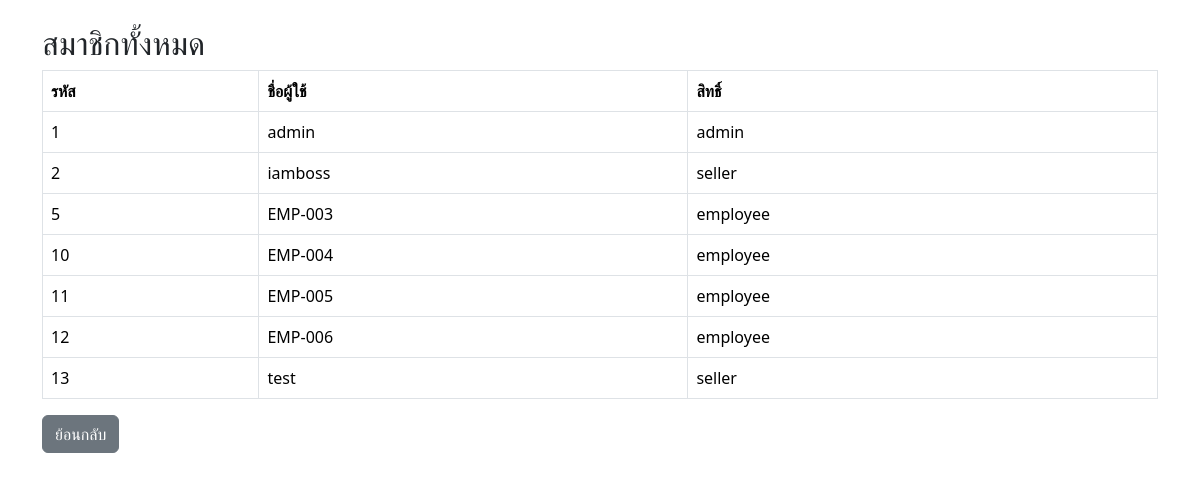
Before: /Devolper/member_list.php (signed in) with the older database file.
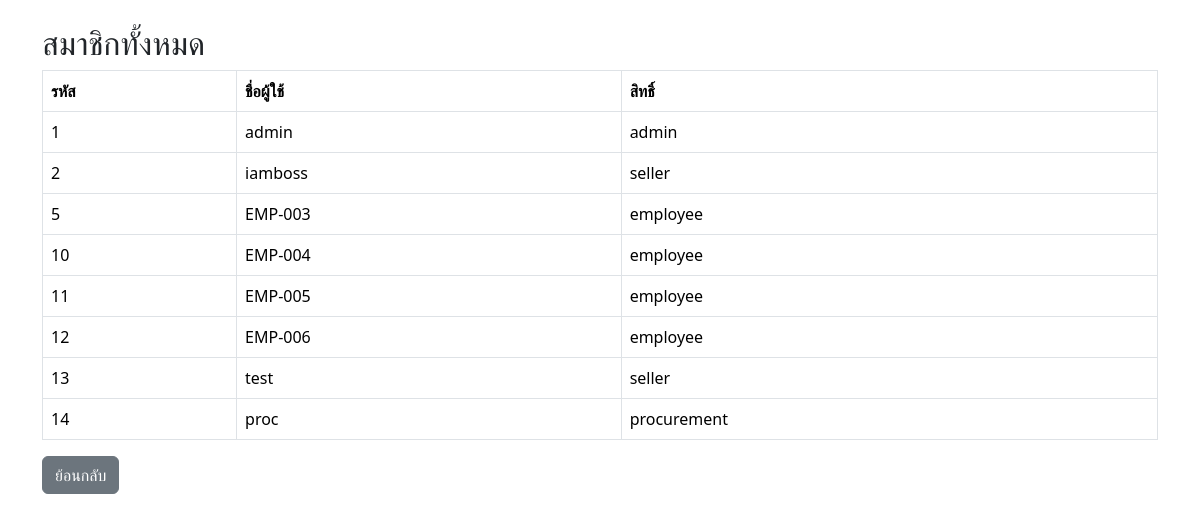
After: the same page with the newer database file.
### tables this page shows
CREATE TABLE `users` (
  `id` int(11) NOT NULL,
  `username` varchar(50) NOT NULL,
  `password` varchar(255) NOT NULL,
  `role` enum('admin','manager','employee','seller','procurement','product_manager','project_manager') NOT NULL
);

### Devolper/member_list.php (the view, shortened to what this page needs)
<?php
include("../connect.php");
$result = $conn->query("SELECT id, username, role FROM users");
?>
<!DOCTYPE html>
<html lang="th">
<head>
  <link href="https://cdn.jsdelivr.net/npm/bootstrap@5.3.3/dist/css/bootstrap.min.css" rel="stylesheet">
</head>
<body class="container mt-4">
  <h2>สมาชิกทั้งหมด</h2>
  <table class="table table-bordered">
    <thead>
      <tr>
        <th>รหัส</th>
        <th>ชื่อผู้ใช้</th>
        <th>สิทธิ์</th>
      </tr>
    </thead>
    <tbody>
      <?php while($row = $result->fetch_assoc()): ?>
        <tr>
          <td><?= $row['id'] ?></td>
          <td><?= $row['username'] ?></td>
          <td><?= $row['role'] ?></td>
        </tr>
      <?php endwhile; ?>
    </tbody>
  </table>
  <a href="dashboard.php" class="btn btn-secondary">ย้อนกลับ</a>
</body>
</html>

Changed rows visible on the page:
added users: id "14", username "proc", role "procurement"
